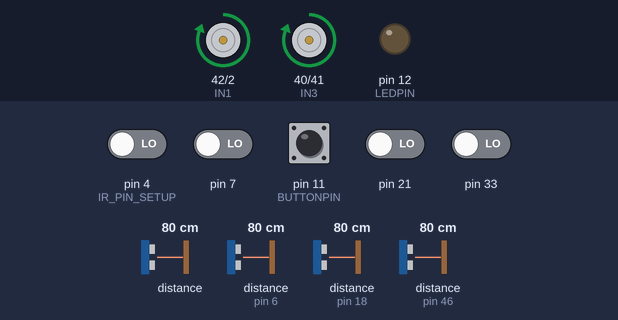
Bench run of a sketch on a simulated Arduino Mega 2560, built for the host (arithmetic inside an expression is 32-bit, double 64-bit). On the bench: motor-driver pin pairs drawn as motors (green arrow = first pin HIGH = forward, orange = second pin HIGH = backward, longer = more drive, scaled by the enable pin), output pins drawn as LEDs (lit = HIGH). Inputs (shaded band) come from the test bench; at power-on: pin 11 (BUTTONPIN) HIGH, pin 4 (IR_PIN_SETUP), pin 7, pin 21, pin 33 LOW, distance to the obstacle 80 cm, distance to the obstacle (sensors on pin 6, pin 18, pin 46) 80 cm. The echo pulse lasts 58.3 µs per cm; pins used as bus, display or sensor lines are not drawn.

Above: at 7.2 s.
7.3 s: distance to the obstacle (sensor 0) set to 97 cm
8.8 s: distance to the obstacle (sensor 0) set to 104 cm
At 9.08 s:
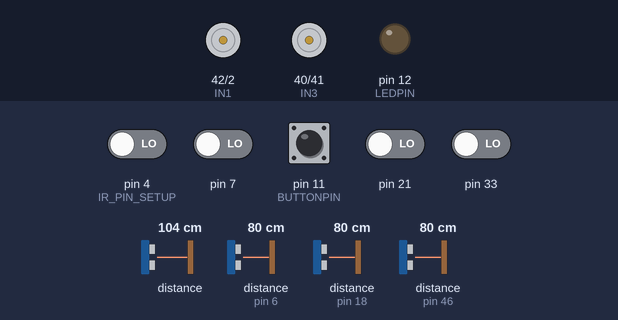
11.8 s: distance to the obstacle (sensor on pin 6) set to 71 cm
14.8 s: distance to the obstacle (sensor on pin 6) set to 64 cm
17.8 s: distance to the obstacle (sensor on pin 6) set to 120 cm
At 18.17 s:
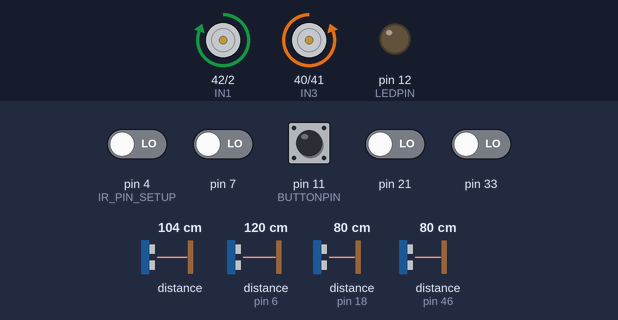
20.8 s: distance to the obstacle (sensor on pin 6) set to 2 cm
At 21.26 s:
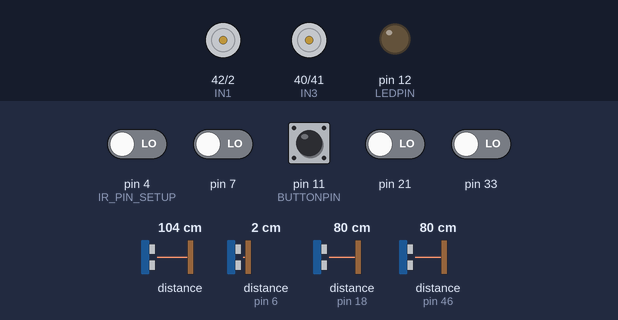
Timing chart, 0 to 24.8 s (numbered marks = the images above; inputs shaded):
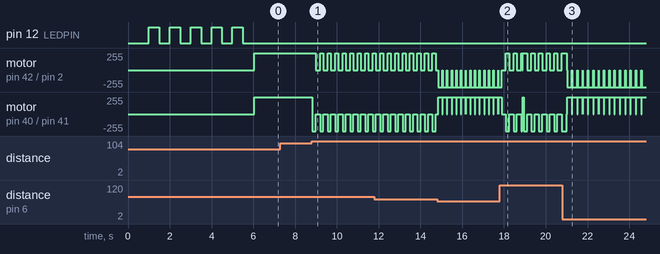

The sketch:

FDR_blockpush.ino
```cpp
#include <QTRSensors.h>// Library for IR sensors
#include <Wire.h> // i2c communication
#include <VL53L1X.h> // POLOLU tof sensor library

// DO NOT USE PINS 15,16, 8, 3
// 15 and 16 are used for flash
//pin 4 is input ONLY

//ultrasonic sensor pins
int echol = 46;
int trigl = 3;
int echoc = 18;
int trigc = 17;
int echor = 6;
int trigr = 5;

//Time of flight varibles
VL53L1X tof_sensor; //time of flight sensor
int tof_reading;

//H-bridge pins (motor control)
#define ENA 1
#define ENB 39
#define IN1 42 //purple
#define IN2 2 //light gray
#define IN3 40 //white
#define IN4 41//black
#define LEDPIN 12
#define BUTTONPIN 11

// Pins for Tslots:
// 6 Brown LED and 7 Black Transistor output
#define scl 19
#define sda 20
//speed of robot maybe add dif. speeds
#define carspeed 180 //*******************************CHange this to change the turning speed
#define ramspeed 180

//initial distances on sensors are zero
int rightdistance = 0, leftdistance = 0, centerdistance = 0;
int tof_centerdistance;
int US_THRESHOLD = 65; // ********************************************THRESHHOLD!!!!!!!!!
int rotCnt;// rotation counter go forward after 14
bool dir = 0;
int TIMEOUT = 5500; // ultrasonic timeout

// IR sensor setup
QTRSensors qtr;
const uint8_t SensorCount = 4;
uint16_t sensorValues[SensorCount];
volatile int customSpeed;
//IR Sensor pins ********************************************
//int LeftFrontIRPin = 7;
//int RightFrontIRPin = 4;
//int LeftBackIRPin = 21;
//int RightBackIRPin =33;

// non blocking nav delay
long int motorStartTime;
long int currentMotorTime;
long int turnStart;
long int turnCurrent;
long int stopTime;
long int currentStop;
bool movingForward, movingRight, movingLeft,isStopped = false;
bool isDetecting;
// ************************************************************delay knobs to be adjusted
int forwardDelay = 100; // delay for motor control
int turnDelay = 150;
int rotationDelay=80;
int stopDelay = 80;
int tofThreshold = 100;
//direction functions
int previousTime; // pushbutton timer
//***************************************************************************************Motor Functions************************************************
void forward(int cspeed) {
  digitalWrite(IN1, HIGH);
  digitalWrite(IN2, LOW);
  digitalWrite(IN3, HIGH);
  digitalWrite(IN4, LOW);
  analogWrite(ENA, cspeed);
  analogWrite(ENB, cspeed);
  //Serial.println("forward");
}
void ram() {
  digitalWrite(IN1, HIGH);
  digitalWrite(IN2, LOW);
  digitalWrite(IN3, HIGH);
  digitalWrite(IN4, LOW);
  analogWrite(ENA, ramspeed);
  analogWrite(ENB, ramspeed);
 // Serial.println("forward");
}
void back() {
  digitalWrite(IN1, LOW);
  digitalWrite(IN2, HIGH);
  digitalWrite(IN3, LOW);
  digitalWrite(IN4, HIGH);
  analogWrite(ENA, carspeed);
  analogWrite(ENB, carspeed);
  //Serial.println("back");
}

void right() {
  digitalWrite(IN1, HIGH);
  digitalWrite(IN2, LOW);
  digitalWrite(IN3, LOW);
  digitalWrite(IN4, HIGH);
  analogWrite(ENA, carspeed);
  analogWrite(ENB, carspeed);
  //Serial.println("right");
}

void left() {
  digitalWrite(IN1, LOW);
  digitalWrite(IN2, HIGH);
  digitalWrite(IN3, HIGH);
  digitalWrite(IN4, LOW);
  analogWrite(ENA, carspeed);
  analogWrite(ENB, carspeed);
  //Serial.println("left");
}

void stopp() {
  digitalWrite(IN1, LOW);
  digitalWrite(IN2, LOW);
  digitalWrite(IN3, LOW);
  digitalWrite(IN4, LOW);
  digitalWrite(ENA, LOW);
  digitalWrite(ENB, LOW);
}
void motorBuffer()
{
  digitalWrite(IN1, LOW);
  digitalWrite(IN2, LOW);
  digitalWrite(IN3, LOW);
  digitalWrite(IN4, LOW);
  digitalWrite(ENA, LOW);
  digitalWrite(ENB, LOW);
  delay(10);
}
/*
void fine_delay() {
  delay(150);
  stopp();

}
*/
//***********************************************************************************IR sensor detection function**************************************************
void detection()
{
  qtr.read(sensorValues);
  /*
    Serial.print("Front Left IR sensor: ");
    Serial.println(sensorValues[0]);
    Serial.print("Front Right IR sensor: ");
    Serial.println(sensorValues[1]);
    Serial.print("Back Right IR sensor: ");
    Serial.println(sensorValues[2]);
    Serial.print("Back Left IR sensor: ");
    Serial.println(sensorValues[3]);
    delay(500);
    */
  if (sensorValues[0] < 100 || sensorValues[1] < 100) // front 2 sensors
  {
    back();
    delay(200);

  }
  else if (sensorValues[2] < 100 || sensorValues[3] < 100)// back 2 sensors
  {
    forward(ramspeed);
    delay(200);
    isDetecting = false;
  }
}
//***********************************************************************************Object Detection Sensor Fucntions********************************************************************************
//Time of Flight sensor Function
int tof_detect(){
  tof_reading = tof_sensor.readRangeSingleMillimeters() / 10; //in cm
  //Serial.print("TOF:");
  //Serial.println(tof_reading);
  return (int) tof_reading;
}

//ultrasonic left sensor function
int distance_left() {
  digitalWrite(trigl, LOW);
  delayMicroseconds(2);
  digitalWrite(trigl, HIGH);
  delayMicroseconds(10);
  digitalWrite(trigl, LOW);
  float left_distance = pulseIn(echol, HIGH, TIMEOUT);
  left_distance = (left_distance * 0.034) / 2;
  //Serial.print("Left: ");
  //Serial.println(left_distance);
  return (int)left_distance;
}

//ultrasonic center sensor function
int distance_center() {
  digitalWrite(trigc, LOW);
  delayMicroseconds(2);
  digitalWrite(trigc, HIGH);
  delayMicroseconds(10);
  digitalWrite(trigc, LOW);
  float center_distance = pulseIn(echoc, HIGH, TIMEOUT);
  center_distance = (center_distance * 0.034) / 2;
  //Serial.print("Center: ");
 // Serial.println(center_distance);
  return (int)center_distance;
}

//ultrasonic right sensor function
int distance_right() {
  digitalWrite(trigr, LOW);
  delayMicroseconds(2);
  digitalWrite(trigr, HIGH);
  delayMicroseconds(10);
  digitalWrite(trigr, LOW);
  float right_distance = pulseIn(echor, HIGH, TIMEOUT);
  right_distance = (right_distance * 0.034) / 2;
  //Serial.print("Right: ");
  //Serial.println(right_distance);
  return (int)right_distance;
}

void setup() {// ***********************************************************************************************************

  Serial.begin(115200);

  //initializing time of flight sensor
  Wire.begin(19, 20);// might need to set actual pins used
  tof_sensor.init();
  tof_sensor.setTimeout(0); // tof sensor timeout
  tof_sensor.setMeasurementTimingBudget(7000);
  tof_sensor.setDistanceMode(VL53L1X::Medium);

  //initializing ultrasonic pins
  pinMode(echol, INPUT);
  pinMode(trigl, OUTPUT);
  pinMode(echoc, INPUT);
  pinMode(trigc, OUTPUT);
  pinMode(echor, INPUT);
  pinMode(trigr, OUTPUT);
  //initiallizing h-bridge pins
  pinMode(IN1, OUTPUT);
  pinMode(IN2, OUTPUT);
  pinMode(IN3, OUTPUT);
  pinMode(IN4, OUTPUT);
  pinMode(ENA, OUTPUT);
  pinMode(ENB, OUTPUT);
  pinMode(LEDPIN, OUTPUT);

  pinMode(BUTTONPIN, INPUT);
  //stop();

  //IR pins
  pinMode(4, INPUT); // IR PIN SETUP
  pinMode(7, INPUT);
  pinMode(33, INPUT);
  pinMode(21, INPUT);
  // IR sensor setup
  qtr.setTypeRC();
  qtr.setSensorPins((const uint8_t[]) {7, 4, 33, 21}, SensorCount);// start with top left IR sensor and go clockwise
  int countdown = 0;
  //*********************************************************** Start button *********************************************************
  while (!digitalRead(BUTTONPIN))
  {
    Serial.println(digitalRead(BUTTONPIN)); // is currently floating
  }
  while (countdown <= 5)
  {
    unsigned long currentTime = millis();
    if ((currentTime - previousTime) >= 1000)
    {
      previousTime = currentTime;
      countdown = countdown + 1;
      digitalWrite(LEDPIN, HIGH);
    }
    else if ((currentTime - previousTime) >= 500)
    {
      digitalWrite(LEDPIN, LOW);
    }
  }
  digitalWrite(LEDPIN, LOW);
  //********************************************************** Start button **********************************************************
  rotCnt = 0;
  motorStartTime = -200;
  stopTime = -200;
  turnStart = -200;
  isStopped = true;
  movingForward = false;
  movingRight = false;
  customSpeed = carspeed;
}

void loop() // **************************************************************************************************************
{
  currentMotorTime = millis();
  turnCurrent = millis();// extra timers
  currentStop = millis();

  tof_centerdistance = tof_detect();
 // Serial.println(tof_centerdistance);
  centerdistance = distance_center();
  rightdistance = distance_right();
  leftdistance = distance_left();
  detection();


  if (tof_centerdistance < 20)
  {
    customSpeed = ramspeed;

  }
  if (centerdistance <= US_THRESHOLD && centerdistance !=0 || (tof_centerdistance < tofThreshold && tof_centerdistance !=0))
  {
    if (!movingForward || (currentMotorTime - motorStartTime) > turnDelay) // change back to forward delay
    {
      movingLeft = false;
      movingRight = false;
      movingForward = true;
      isStopped = false;
      forward(customSpeed);
      //Serial.print("speed: ");
     // Serial.println(customSpeed);
      motorStartTime = millis();
    }
    rotCnt = 0;
    //Serial.println("Count reset");
  }
  else if (leftdistance <= US_THRESHOLD && leftdistance !=0)
  {
    if (!movingRight || (turnCurrent - turnStart) > turnDelay)
    {
      motorBuffer();
      movingLeft = true;
      movingRight = true;
      movingForward = false;
      isStopped = false;
      motorBuffer();// added stop
      right();
      turnStart = millis();
    }
    //rotCnt = 0;
  }
  else if (rightdistance <= US_THRESHOLD && rightdistance !=0)
  {
    if (!movingRight || (turnCurrent - turnStart) > turnDelay)
    {
      motorBuffer();
      movingLeft = false;
      movingRight = true;
      movingForward = false;
      isStopped = false;
      motorBuffer(); // added stop
      left();
      turnStart = millis();
    }
    //rotCnt = 0;
  }
  else if (rotCnt >= 20) // Rotation change code
  {
    if (!movingForward || (currentMotorTime - motorStartTime) > forwardDelay)
    {
      motorBuffer();
      movingLeft = false;
      movingRight = false;
      movingForward = true;
      isStopped = false;
      motorBuffer(); // Added delay maybe remove
      forward(customSpeed);
      motorStartTime = millis();
    }
    rotCnt = 0;
    //Serial.println("dir has changed");
  }
    else
    {
      if((turnCurrent - turnStart > rotationDelay) && movingRight)
      {
        if(!isStopped)
        {
          isStopped = true;
          stopp();
          stopTime = millis();
        }
        else if(currentStop - stopTime > stopDelay)
        {
          movingRight = false;
        }
      }
      else if (!movingRight || (turnCurrent - turnStart) > rotationDelay)//turn delay is 100
      {
        movingRight = true;
        movingForward = false;
        isStopped = false;
        right(); // start turn
        turnStart = millis(); // start timer
        customSpeed = carspeed;
        rotCnt = rotCnt + 1;
      }
      //Serial.println(rotCnt);
      }
  //detection();
}
```

Measured:
- the behaviour switches between 99 and 100 cm on distance to the obstacle (sensor 0) (found by bisection; images 0 and 1)
- after the input at 7.3 s, every drawn part: stays the same
- after the input at 8.8 s, motor on pin 42 (IN1) / pin 2 (IN2): alternates forward 255/255 for 0.15 s and stopped for 0.21 s, starting after 0.19 s; motor on pin 40 (IN3) / pin 41 (IN4): alternates backward 255/255 for 0.15 s and stopped for 0.21 s, starting at once
- after the input at 20.8 s, motor on pin 42 (IN1) / pin 2 (IN2): alternates backward 255/255 for 0.23 s and stopped for 0.02 s, starting after 0.20 s; motor on pin 40 (IN3) / pin 41 (IN4): alternates forward 255/255 for 0.23 s and stopped for 0.02 s, starting after 0.20 s
